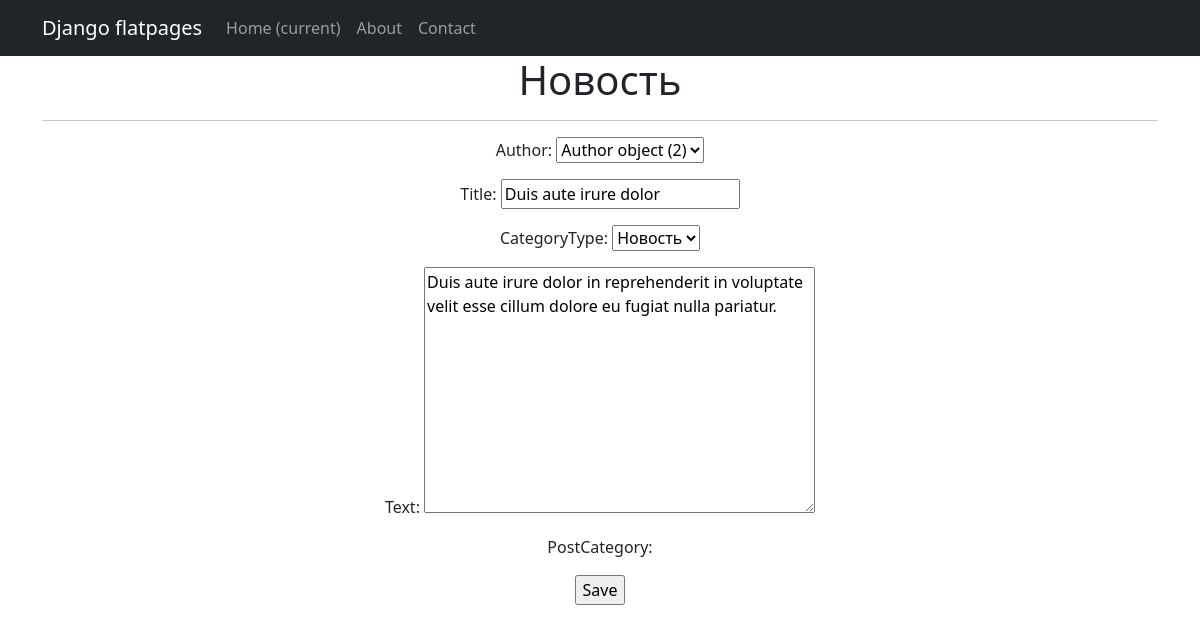
/news/news/3/edit/, run on the app's committed database.
### news/models.py (models this page shows, shortened)
class Post(models.Model):
    author = models.ForeignKey(Author, on_delete=models.CASCADE)
    NEWS = 'NW'
    ARTICLE = 'AR'
    POST_TYPES = [
        ('NEWS', 'Новость'),
        ('ARTICLE', 'Статья'),
    ]
    categoryType = models.CharField(max_length=7, choices=POST_TYPES, default=ARTICLE)
    dateCreation = models.DateTimeField(auto_now_add=True)
    postCategory = models.ManyToManyField(Category, through='PostCategory')
    text = models.TextField()
    title = models.CharField(max_length=128)
    rating = models.SmallIntegerField(default=0)

### news/views.py (the view)
# urls.py: path('news/<int:id>/edit/', PostUpdate.as_view(), name='news_edit'),
class PostUpdate(UpdateView):
    form_class = PostForm
    model = Post
    template_name = 'post_edit.html'
    pk_url_kwarg = 'id'

### news/forms.py (shortened to what this page needs)
class PostForm(forms.ModelForm):
    text = forms.CharField(min_length=20, widget=forms.Textarea)
    class Meta:
        model = Post
        fields = [
            'author',
            'title',
            'categoryType',
            'text',
            'postCategory',
        ]
        widgets = {
            'postCategory': forms.CheckboxSelectMultiple,
        }

### templates/post_edit.html (shortened to what this page needs)
{% extends 'flatpages/default.html' %}
{% block content %}
<h1>Новость</h1>
<hr>
<form action="" method="post">
    {{ form.as_p }}
    <input type="submit" value="Save" />
</form>
{% endblock content %}

### data on the page
Post: author "Author object (2)", title "Duis aute irure dolor", categoryType "Новость", text "Duis aute irure dolor in reprehenderit in voluptate velit esse cillum dolore eu fugiat nulla pariatur."
